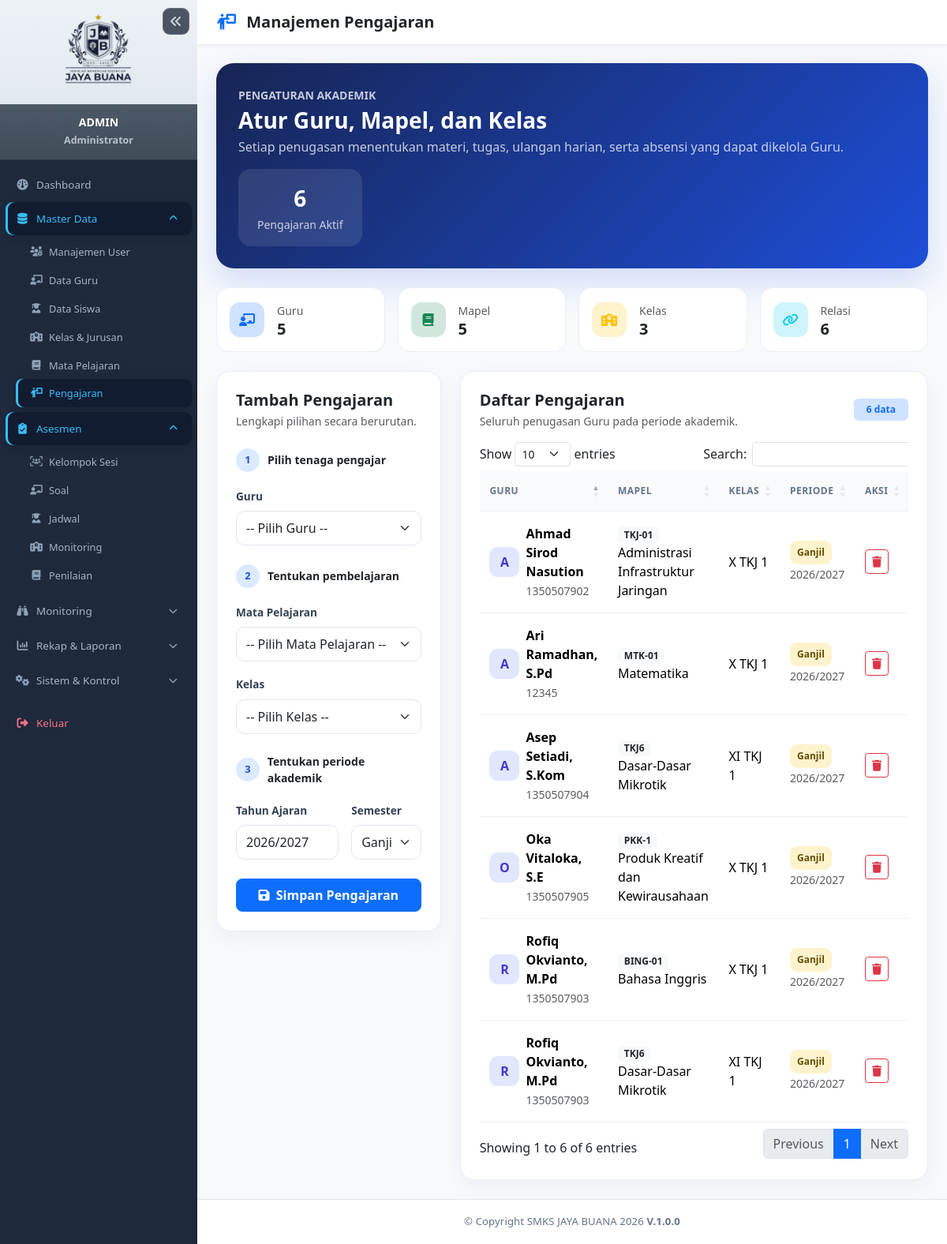
Page /admin/pengajaran.php (signed in) on the committed database.
### tables this page shows
CREATE TABLE `pengajaran` (
  `id` int(10) UNSIGNED NOT NULL,
  `guru_id` int(10) UNSIGNED NOT NULL,
  `mapel_id` int(10) UNSIGNED NOT NULL,
  `kelas_id` int(10) UNSIGNED NOT NULL,
  `tahun_ajaran` varchar(10) DEFAULT '2025/2026',
  `semester` enum('Ganjil','Genap') DEFAULT 'Genap',
  `kkm` decimal(5,2) UNSIGNED NOT NULL DEFAULT 75.00,
  `created_at` timestamp NULL DEFAULT current_timestamp()
);

CREATE TABLE `guru` (
  `id` int(10) UNSIGNED NOT NULL,
  `user_id` int(10) UNSIGNED NOT NULL,
  `nip` varchar(30) DEFAULT NULL,
  `nama_lengkap` varchar(100) NOT NULL,
  `email` varchar(100) DEFAULT NULL,
  `created_at` timestamp NULL DEFAULT current_timestamp()
);

CREATE TABLE `mapel` (
  `id` int(10) UNSIGNED NOT NULL,
  `kode_mapel` varchar(20) NOT NULL,
  `nama_mapel` varchar(100) NOT NULL,
  `kelompok` varchar(50) DEFAULT 'Muatan Kejuruan',
  `created_at` timestamp NULL DEFAULT current_timestamp()
);

CREATE TABLE `kelas` (
  `id` int(10) UNSIGNED NOT NULL,
  `nama_kelas` varchar(50) NOT NULL,
  `tingkat` enum('X','XI','XII') NOT NULL,
  `jurusan` varchar(100) NOT NULL,
  `created_at` timestamp NULL DEFAULT current_timestamp()
);

### config/helper.php (called while the page is built, shortened)
<?php
function sanitize($data) {
    return htmlspecialchars(trim($data), ENT_QUOTES, 'UTF-8');
}

### admin/pengajaran.php (the view, shortened to what this page needs)
<?php
require_once __DIR__ . '/../includes/header.php';
$db = Database::getInstance();
$guru_list = $db->query('SELECT id, nip, nama_lengkap FROM guru ORDER BY nama_lengkap')->fetchAll();
$mapel_list = $db->query('SELECT id, kode_mapel, nama_mapel FROM mapel ORDER BY nama_mapel')->fetchAll();
$kelas_list = $db->query('SELECT id, nama_kelas, jurusan FROM kelas ORDER BY nama_kelas')->fetchAll();
$pengajaran_list = $db->query(
    'SELECT p.id, p.tahun_ajaran, p.semester, g.nama_lengkap, g.nip,
            m.kode_mapel, m.nama_mapel, k.nama_kelas
     FROM pengajaran p
     JOIN guru g ON g.id = p.guru_id
     JOIN mapel m ON m.id = p.mapel_id
     JOIN kelas k ON k.id = p.kelas_id
     ORDER BY p.tahun_ajaran DESC, p.semester, g.nama_lengkap, m.nama_mapel, k.nama_kelas'
)->fetchAll();
$tahun_sekarang = (int)date('Y');
$tahun_ajaran_default = $tahun_sekarang . '/' . ($tahun_sekarang + 1);
?>
<?php require_once __DIR__ . '/../includes/sidebar.php'; ?>
<div id="page-content-wrapper" class="teaching-page">
    <nav class="navbar navbar-expand-lg navbar-light top-navbar px-4 py-3">
        <h5 class="mb-0 fw-bold"><i class="fa-solid fa-person-chalkboard text-primary me-2"></i> Manajemen Pengajaran</h5>
    </nav>
    <div class="container-fluid p-4 teaching-content">
        <section class="teaching-hero mb-4">
            <div class="d-flex flex-wrap justify-content-between align-items-center gap-3">
                <div><small class="text-uppercase fw-semibold opacity-75">Pengaturan Akademik</small><h3 class="fw-bold mb-1 mt-1">Atur Guru, Mapel, dan Kelas</h3><p class="mb-0 opacity-75">Setiap penugasan menentukan materi, tugas, ulangan harian, serta absensi yang dapat dikelola Guru.</p></div>
                <div class="bg-white bg-opacity-10 rounded-4 px-4 py-3 text-center"><div class="fs-3 fw-bold"><?= count($pengajaran_list) ?></div><small class="opacity-75">Pengajaran Aktif</small></div>
            </div>
        </section>
        <div class="row g-3 mb-4">
            <div class="col-6 col-lg-3"><div class="summary-box d-flex align-items-center gap-3"><span class="summary-icon bg-primary-subtle text-primary"><i class="fa-solid fa-chalkboard-user"></i></span><div><small class="text-muted">Guru</small><h5 class="fw-bold mb-0"><?= count($guru_list) ?></h5></div></div></div>
            <div class="col-6 col-lg-3"><div class="summary-box d-flex align-items-center gap-3"><span class="summary-icon bg-success-subtle text-success"><i class="fa-solid fa-book"></i></span><div><small class="text-muted">Mapel</small><h5 class="fw-bold mb-0"><?= count($mapel_list) ?></h5></div></div></div>
            <div class="col-6 col-lg-3"><div class="summary-box d-flex align-items-center gap-3"><span class="summary-icon bg-warning-subtle text-warning"><i class="fa-solid fa-school"></i></span><div><small class="text-muted">Kelas</small><h5 class="fw-bold mb-0"><?= count($kelas_list) ?></h5></div></div></div>
            <div class="col-6 col-lg-3"><div class="summary-box d-flex align-items-center gap-3"><span class="summary-icon bg-info-subtle text-info"><i class="fa-solid fa-link"></i></span><div><small class="text-muted">Relasi</small><h5 class="fw-bold mb-0"><?= count($pengajaran_list) ?></h5></div></div></div>
        </div>
        <div class="row g-4">
            <div class="col-xl-4">
                <div class="card teaching-card p-4 sticky-xl-top" style="top:20px;z-index:1">
                    <div class="mb-4"><h5 class="fw-bold mb-1">Tambah Pengajaran</h5><p class="text-muted small mb-0">Lengkapi pilihan secara berurutan.</p></div>
                    <?php if (!$guru_list || !$mapel_list || !$kelas_list): ?>
                        <div class="alert alert-warning mb-0">Lengkapi data Guru, mata pelajaran, dan kelas terlebih dahulu.</div>
                    <?php else: ?>
                    <form method="post" action="pengajaran.php" class="teaching-form">
                        <div class="form-step"><span class="step-number">1</span><strong class="small">Pilih tenaga pengajar</strong></div>
                        <div class="mb-4">
                            <label class="form-label fw-semibold">Guru</label>
                            <select name="guru_id" class="form-select" required>
                                <option value="">-- Pilih Guru --</option>
                            </select>
                        </div>
                        <div class="form-step"><span class="step-number">2</span><strong class="small">Tentukan pembelajaran</strong></div>
                        <div class="mb-3">
                            <label class="form-label fw-semibold">Mata Pelajaran</label>
                            <select name="mapel_id" class="form-select" required>
                                <option value="">-- Pilih Mata Pelajaran --</option>
                            </select>
                        </div>
                        <div class="mb-3">
                            <label class="form-label fw-semibold">Kelas</label>
                            <select name="kelas_id" class="form-select" required>
                                <option value="">-- Pilih Kelas --</option>
                            </select>
                        </div>
                        <div class="form-step mt-4"><span class="step-number">3</span><strong class="small">Tentukan periode akademik</strong></div>
                        <div class="row g-3 mb-4">
                            <div class="col-md-7">
                                <label class="form-label fw-semibold">Tahun Ajaran</label>
                                <input type="text" name="tahun_ajaran" class="form-control" value="<?= sanitize($tahun_ajaran_default) ?>" pattern="\d{4}/\d{4}" placeholder="2026/2027" required>
                            </div>
                            <div class="col-md-5">
                                <label class="form-label fw-semibold">Semester</label>
                                <select name="semester" class="form-select" required>
                                    <option value="Ganjil">Ganjil</option>
                                </select>
                            </div>
                        </div>
                        <button class="btn btn-primary w-100 py-2 rounded-3 fw-semibold" type="submit"><i class="fa-solid fa-floppy-disk me-1"></i> Simpan Pengajaran</button>
                    </form>
                    <?php endif; ?>
                </div>
            </div>
            <div class="col-xl-8">
                <div class="card teaching-card p-4">
                    <div class="d-flex justify-content-between align-items-center mb-3"><div><h5 class="fw-bold mb-1">Daftar Pengajaran</h5><p class="text-muted small mb-0">Seluruh penugasan Guru pada periode akademik.</p></div><span class="badge bg-primary-subtle text-primary px-3 py-2"><?= count($pengajaran_list) ?> data</span></div>
                    <div class="table-responsive">
                        <table id="tablePengajaran" class="table teaching-table table-hover align-middle w-100">
                            <thead class="table-light"><tr><th>Guru</th><th>Mapel</th><th>Kelas</th><th>Periode</th><th>Aksi</th></tr></thead>
                            <tbody>
                            <?php foreach ($pengajaran_list as $item): ?>
                                <tr>
                                    <td><div class="d-flex align-items-center gap-2"><span class="teacher-avatar"><?= sanitize(strtoupper(substr($item['nama_lengkap'],0,1))) ?></span><div><strong><?= sanitize($item['nama_lengkap']) ?></strong><br><small class="text-muted"><?= sanitize($item['nip'] ?: 'NIP belum diisi') ?></small></div></div></td>
                                    <td><span class="badge bg-light text-dark"><?= sanitize($item['kode_mapel']) ?></span><br><?= sanitize($item['nama_mapel']) ?></td>
                                    <td><?= sanitize($item['nama_kelas']) ?></td>
                                    <td><span class="period-badge <?= $item['semester']==='Ganjil'?'bg-warning-subtle text-warning-emphasis':'bg-info-subtle text-info-emphasis' ?>"><?= sanitize($item['semester']) ?></span><br><small class="text-muted"><?= sanitize($item['tahun_ajaran']) ?></small></td>
                                    <td>
                                        <form method="post" action="pengajaran.php" onsubmit="return confirm('Hapus pengajaran ini? Modul, tugas, dan ulangan harian terkait juga dapat terhapus.');">
                                            <button class="btn btn-sm btn-outline-danger" type="submit"><i class="fa-solid fa-trash"></i></button>
                                        </form>
                                    </td>
                                </tr>
                            <?php endforeach; ?>
                            </tbody>
                        </table>
                    </div>
                </div>
            </div>
        </div>
    </div>
</div>
<?php require_once __DIR__ . '/../includes/footer.php'; ?>

### includes/header.php (style rules this page uses)
:root { --sidebar-width: 250px; }
body { background-color: #f4f6f9; font-family: 'Segoe UI', Tahoma, Geneva, Verdana, sans-serif; }
#page-content-wrapper { flex-grow: 1; overflow-y: auto; }
.top-navbar { background: #ffffff; box-shadow: 0 2px 4px rgba(0,0,0,0.05); }

### admin/pengajaran.php (style rules this page uses)
.teaching-page { background:#f7f9fc;min-height:100vh }
.teaching-hero { background:linear-gradient(135deg,#172554,#1d4ed8);color:#fff;border-radius:22px;padding:28px;box-shadow:0 18px 44px rgba(29,78,216,.17) }
.teaching-card { border:1px solid #e8edf5!important;border-radius:18px!important;box-shadow:0 8px 28px rgba(15,23,42,.045)!important }
.summary-box { background:#fff;border:1px solid #e8edf5;border-radius:16px;padding:16px;height:100% }
.summary-icon { width:44px;height:44px;display:grid;place-items:center;border-radius:13px;flex:0 0 44px }
.form-step { display:flex;align-items:center;gap:10px;margin-bottom:18px }
.step-number { width:30px;height:30px;display:grid;place-items:center;border-radius:50%;background:#dbeafe;color:#1d4ed8;font-size:.8rem;font-weight:700 }
.teaching-form .form-label { color:#334155;font-size:.85rem }
.teaching-form .form-select,.teaching-form .form-control { border-color:#dfe6ef;min-height:44px;border-radius:11px }
.teaching-table thead th { background:#f8fafc;color:#64748b;font-size:.75rem;text-transform:uppercase;letter-spacing:.04em;white-space:nowrap }
.teaching-table>:not(caption)>*>* { padding:1rem .8rem;border-bottom-color:#edf1f6 }
.teacher-avatar { width:38px;height:38px;display:grid;place-items:center;border-radius:11px;background:#e0e7ff;color:#4338ca;font-weight:700;flex:0 0 38px }
.period-badge { display:inline-flex;align-items:center;padding:6px 9px;border-radius:9px;font-size:.75rem;font-weight:600 }

### includes/footer.php (style rules this page uses)
#page-content-wrapper { display: flex; flex-direction: column; }

### rows in the picture
pengajaran: guru.nama_lengkap "A", guru.nama_lengkap "Ahmad Sirod Nasution", guru.nip "1350507902", mapel.kode_mapel "TKJ-01", mapel.nama_mapel "Administrasi Infrastruktur Jaringan", kelas.nama_kelas "X TKJ 1", semester "Ganjil", tahun_ajaran "2026/2027"
pengajaran: guru.nama_lengkap "A", guru.nama_lengkap "Ari Ramadhan, S.Pd", guru.nip "12345", mapel.kode_mapel "MTK-01", mapel.nama_mapel "Matematika", kelas.nama_kelas "X TKJ 1", semester "Ganjil", tahun_ajaran "2026/2027"
pengajaran: guru.nama_lengkap "A", guru.nama_lengkap "Asep Setiadi, S.Kom", guru.nip "1350507904", mapel.kode_mapel "TKJ6", mapel.nama_mapel "Dasar-Dasar Mikrotik", kelas.nama_kelas "XI TKJ 1", semester "Ganjil", tahun_ajaran "2026/2027"
pengajaran: guru.nama_lengkap "O", guru.nama_lengkap "Oka Vitaloka, S.E", guru.nip "1350507905", mapel.kode_mapel "PKK-1", mapel.nama_mapel "Produk Kreatif dan Kewirausahaan", kelas.nama_kelas "X TKJ 1", semester "Ganjil", tahun_ajaran "2026/2027"
pengajaran: guru.nama_lengkap "R", guru.nama_lengkap "Rofiq Okvianto, M.Pd", guru.nip "1350507903", mapel.kode_mapel "BING-01", mapel.nama_mapel "Bahasa Inggris", kelas.nama_kelas "X TKJ 1", semester "Ganjil", tahun_ajaran "2026/2027"
pengajaran: guru.nama_lengkap "R", guru.nama_lengkap "Rofiq Okvianto, M.Pd", guru.nip "1350507903", mapel.kode_mapel "TKJ6", mapel.nama_mapel "Dasar-Dasar Mikrotik", kelas.nama_kelas "XI TKJ 1", semester "Ganjil", tahun_ajaran "2026/2027"

### other values in the picture
$sidebar_profile_name "ADMIN"
$sidebar_profile_role "Administrator"
count($pengajaran_list) "6"
count($guru_list) "5"
count($mapel_list) "5"
count($kelas_list) "3"
